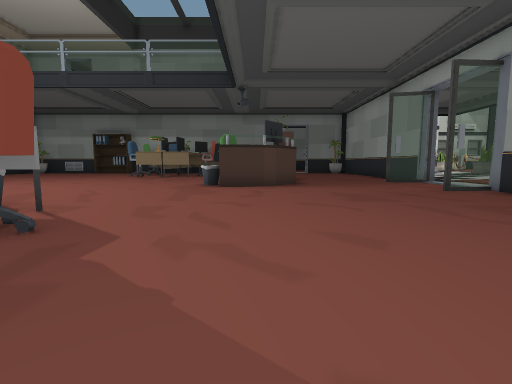
view 1 (above)

24 first-person views from a walk through a Unity game level. The camera is 1.5 m above the floor, tilts 6° down and sees 85° across. The floor is counted in squares, 2 m on a side. Each view is taken from the middle of a square. On the plan, view 1 faces up. The plan holds only what a view shows up to about 10 squares ahead; the rest is blank. The place goes on beyond the plan.

view 2
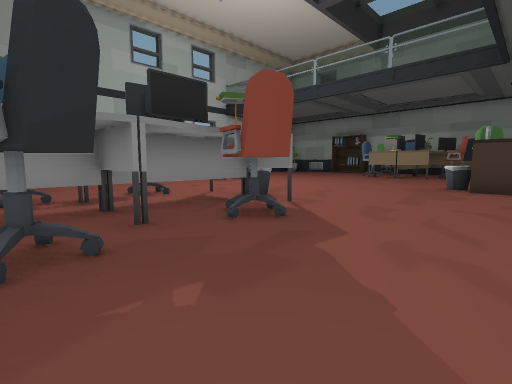

view 3
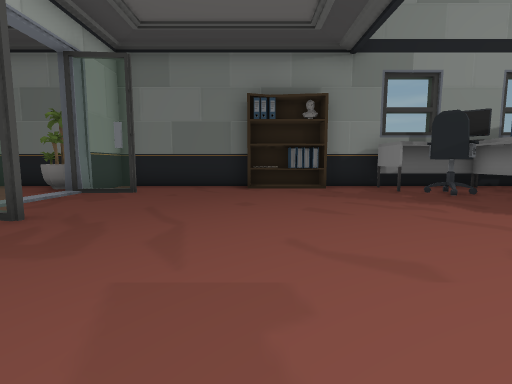

view 4
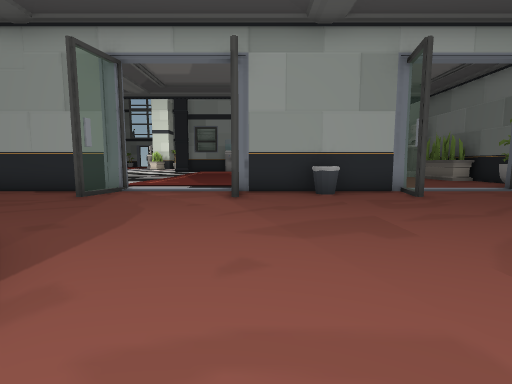

view 5
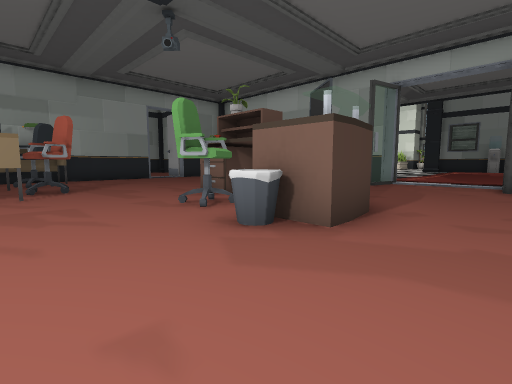

view 6
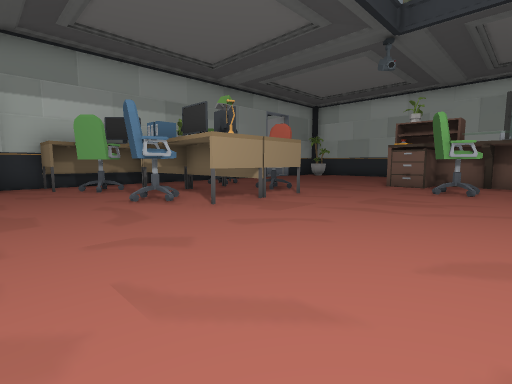

view 7
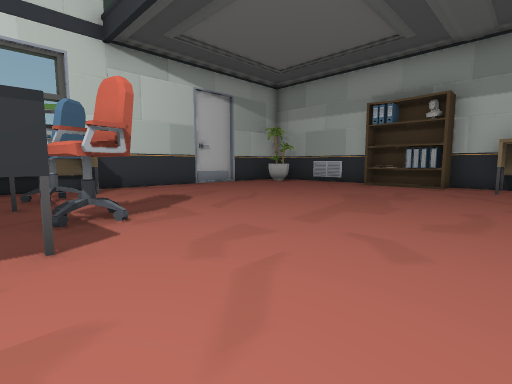

view 8
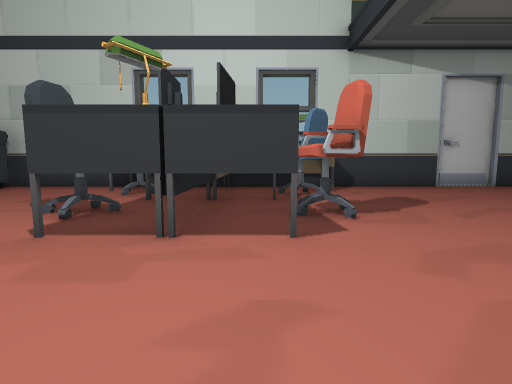

view 9
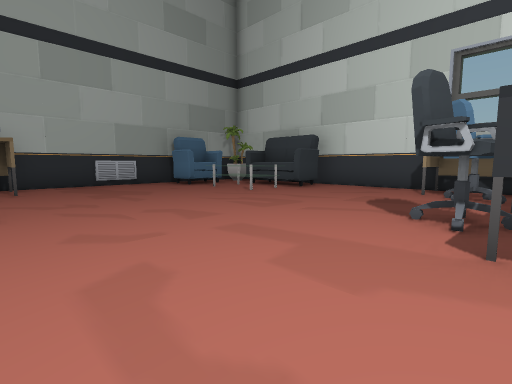

view 10
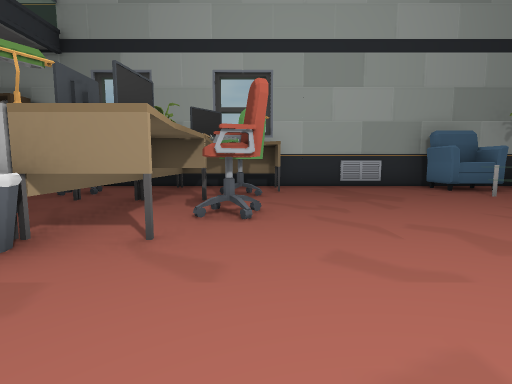

view 11
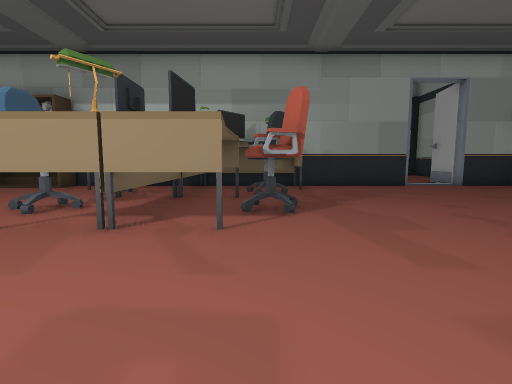

view 12
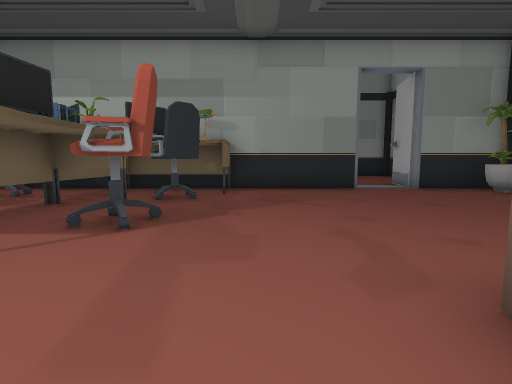

view 13
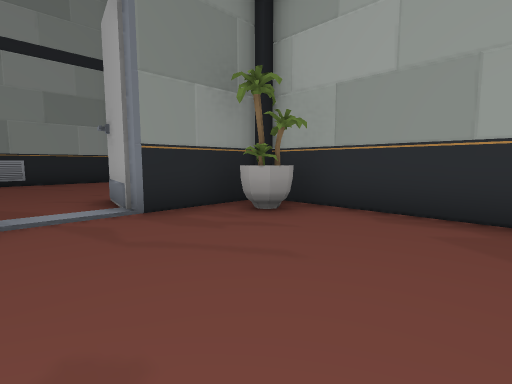

view 14
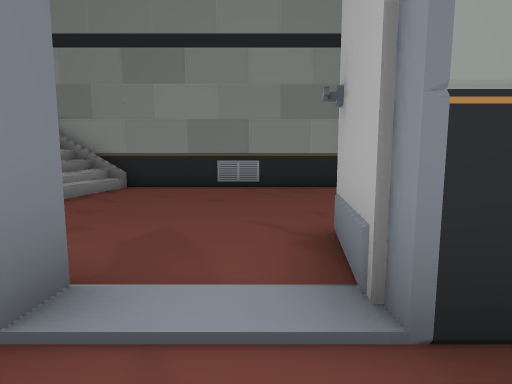

view 15
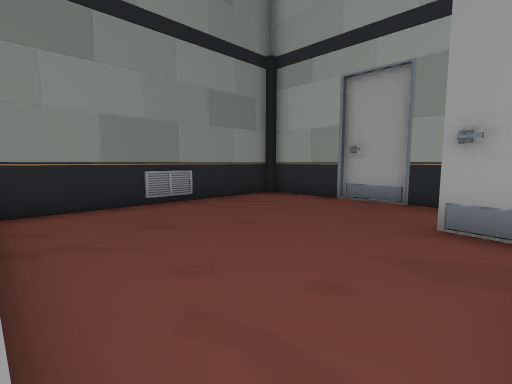

view 16
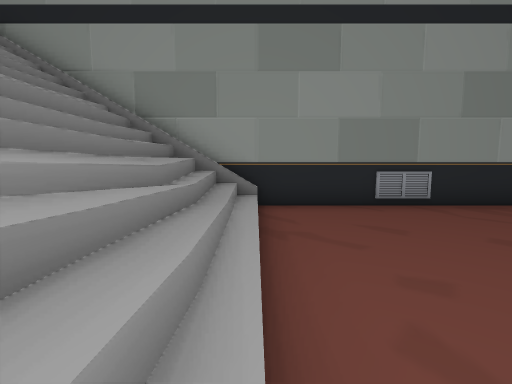

view 17
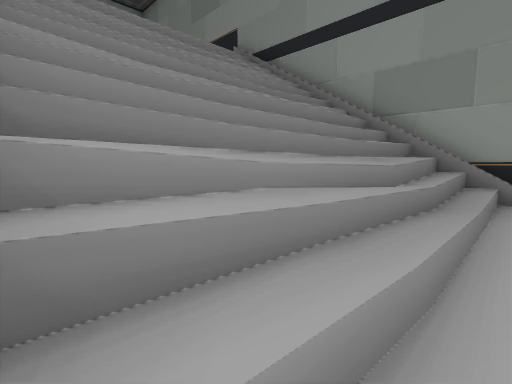

view 18
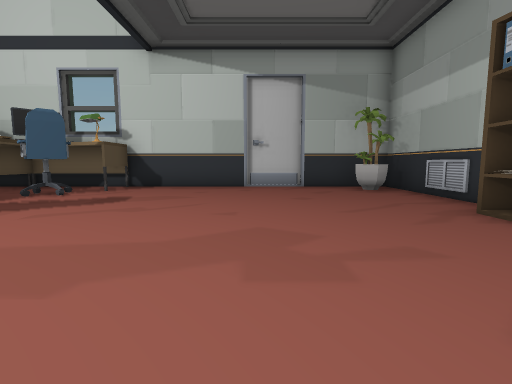

view 19
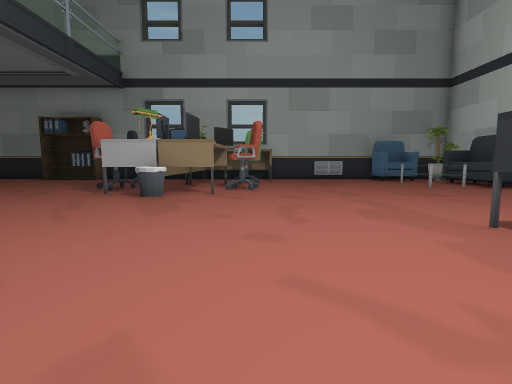

view 20
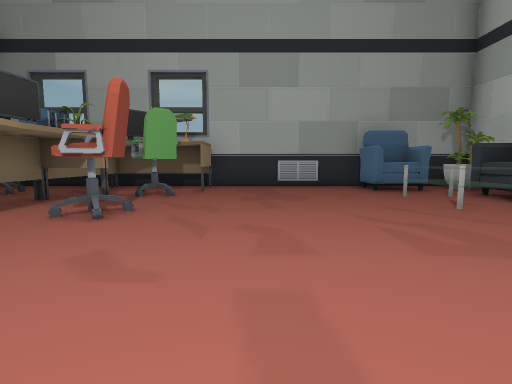

view 21
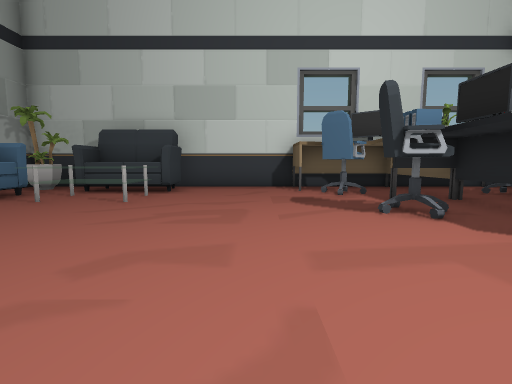

view 22
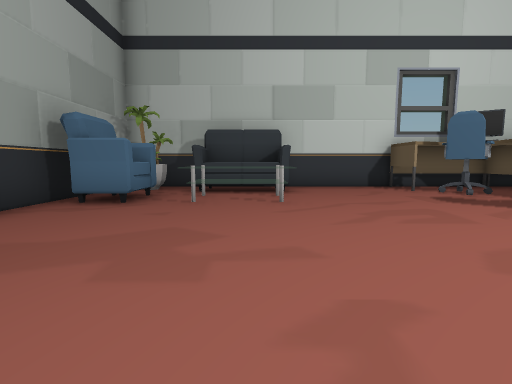

view 23
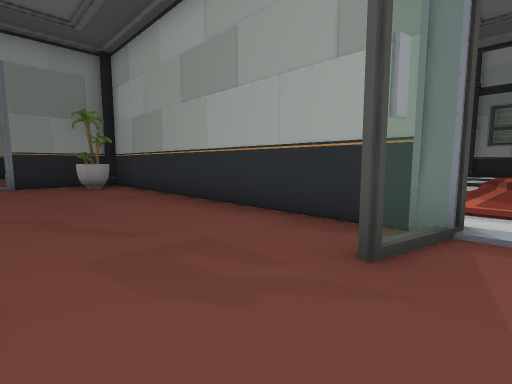

view 24
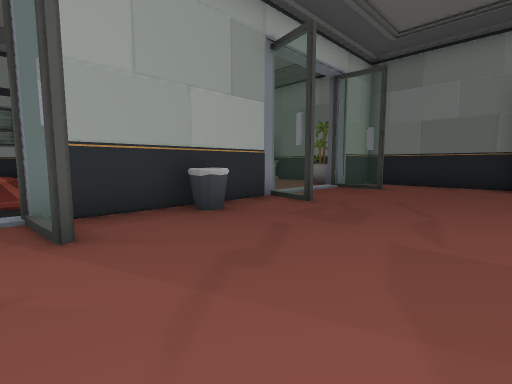

### Floor plan
Key: @ floor where view 1 was taken; # wall or solid block; x gap in a wall; . main floor; : floor 1.5 m higher than the main floor; + floor 2.75 m higher than the main floor; * floor 5 m higher than the main floor; % floor 6.25 m higher than the main floor; / step, stairs or slope; = window, fence, low wall or low ledge; B bin; P plant; S shelf; F sofa; T table; E vent; O other object.
Columns run from 16 left of view 1 to 9 right of it. Each row starts with its distance up from view 1.
 28        ###########E#####
 27         =#%*#===.......#
 26              +:/.......#
 25              +//.......O
 24              +//.......O
 23              +//.......#
 22              +//....O..
 21           #####/....O
 20 ##EE #S####O##O###..####
 19 #P......O..O..O......P.#
 18 #........OOO.O.........#
 17 O.........##O..........#
 16 O.........OO O.........#
 15 #.........OO O.........#
 14 #.........##O..... ....#
 13 #................##....#
 12 #O................#....#
 11 # OO.O.........O.##..OO#.
 10 # .O..O........x.#.......
  9 #OOO##O.......B###.......
  8 # .O..#..................
  7 # O..O...............==#
  6 #O.....................#
  5 #..........BB.........B
  4 #.........OO#..........#
  3 #........O.O.O.......OO
  2 #FFT.......O.............
  1 #FFT.....OOOO............
  0 #........O.O.O..@....==#.
 -1 #P.##...OOOOOOO........#P
 -2 ######E##########S########

Positions as (right, up) in squares from view 1, and headings:
1: (0, 0), facing up
2: (0, 0), facing up-left
3: (2, 7), facing down
4: (-1, 7), facing right
5: (-4, 7), facing up-right
6: (-9, 10), facing up-right
7: (-7, 10), facing up-left
8: (-7, 10), facing left
9: (-7, 8), facing down-left
10: (-7, 7), facing down
11: (-3, 11), facing up
12: (-1, 12), facing up
13: (2, 16), facing up-right
14: (3, 19), facing up
15: (-1, 21), facing up-right
16: (-1, 21), facing up
17: (-1, 21), facing up-left
18: (-7, 16), facing left
19: (-7, 11), facing down
20: (-9, 7), facing down
21: (-7, 5), facing left
22: (-7, 2), facing left
23: (3, 10), facing up-right
24: (2, 8), facing down-right
